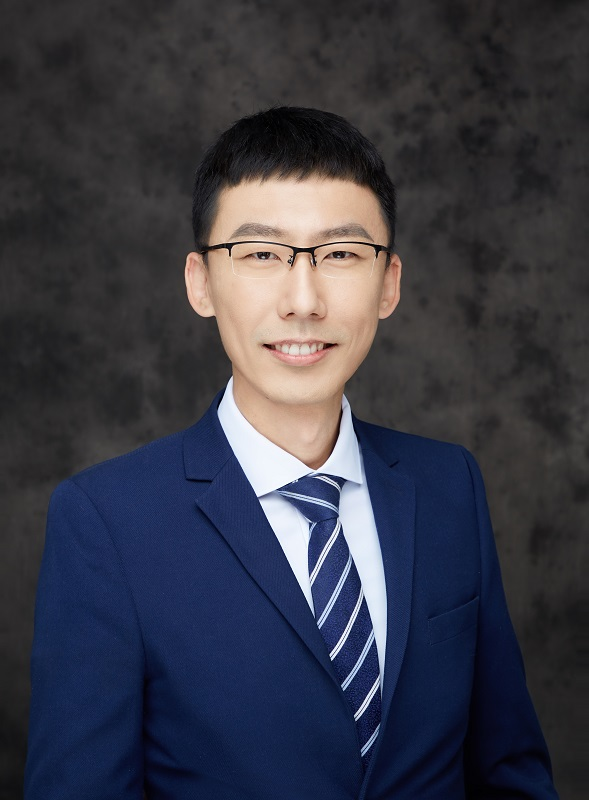
#> input picture ImagePreprocessing/me.jpg, 589 x 800 px
$ python image_gamma.py
#> lines starting #> are read from the running program, lines starting #| are printed output that depends on the picture
'''
伽马变化
'''
import numpy as np
import cv2
from matplotlib import pyplot as plt


# 定义伽马变化函数
def gamma_trans(img, gamma):
    # 先归一化到1，做伽马计算，再还原到[0,255]
    gamma_list = [np.power(x / 255.0, gamma) * 255.0 for x in range(256)]
    # 将列表转换为np.array，并指定数据类型为uint8
    gamma_table = np.round(np.array(gamma_list)).astype(np.uint8)
    # 使用OpenCV的look up table函数修改图像的灰度值
    return cv2.LUT(img, gamma_table)


im = cv2.imread('me.jpg', 0)
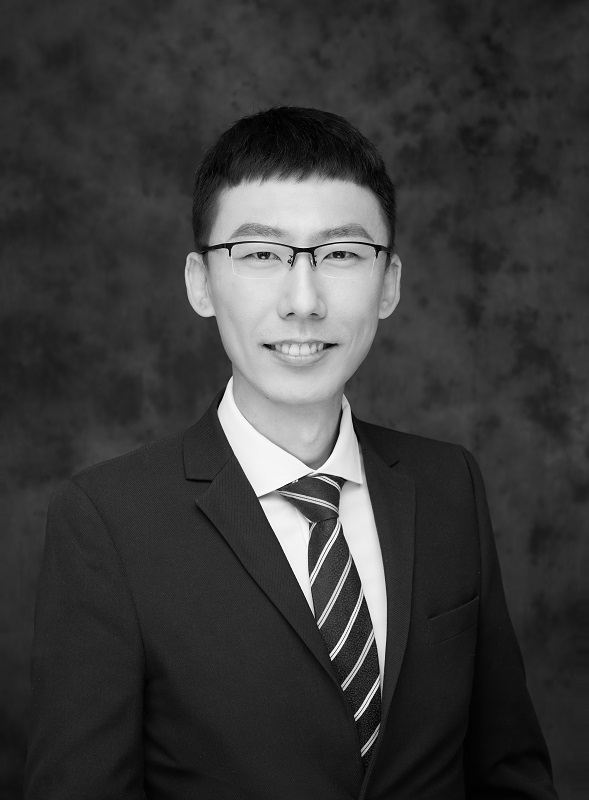
#> im: shape (800, 589); min 0, max 255, mean 59
cv2.imshow('org', im)

# 使用伽马值为0.5的变化，实现对暗部的拉升，亮部的压缩
im_gama05 = gamma_trans(im, 0.5)
#> in gamma_trans, `return cv2.LUT(img, gamma_table)`:
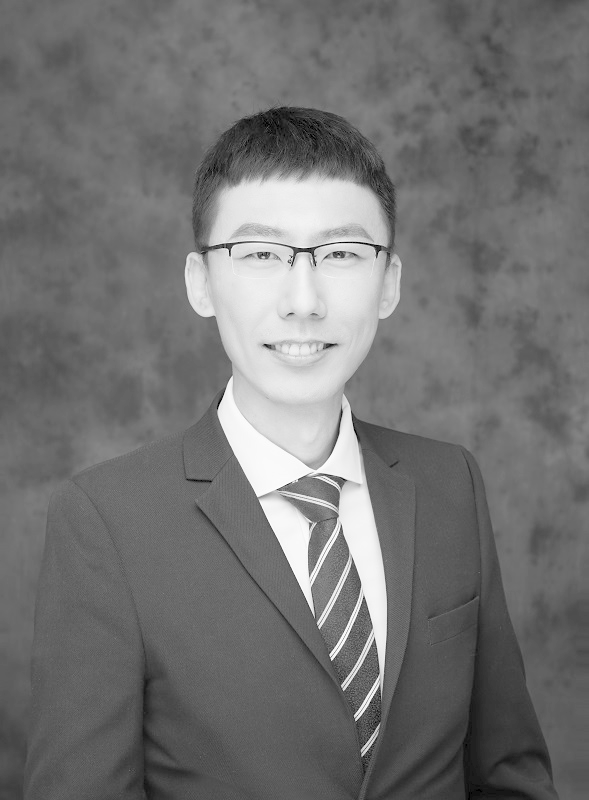
#> returned value: shape (800, 589); min 0, max 255, mean 114.9
cv2.imshow('gama0.5', im_gama05)
# 使用伽马值为2的变化，实现对亮部的拉升，暗部的压缩
im_gama2 = gamma_trans(im, 2)
#> call 2 of gamma_trans, with gamma = 2
#> in gamma_trans (call 2), `return cv2.LUT(img, gamma_table)`:
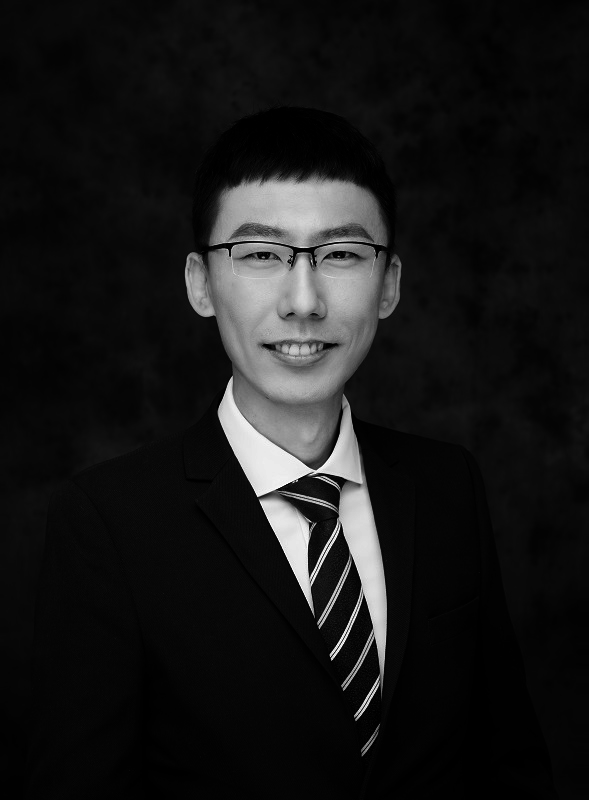
#> returned value: shape (800, 589); min 0, max 255, mean 24.1
cv2.imshow('gama2', im_gama2)
cv2.waitKey()
cv2.destroyAllWindows()
